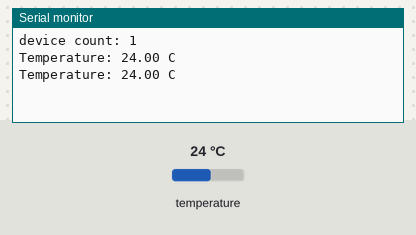
A sketch run on a simulated ESP8266 (Wemos D1 mini). Shown: the last lines printed to the serial monitor. Inputs (shaded band) come from the test bench; at power-on: temperature 24 °C.

Above: at 4.3 s.
4.4 s: temperature set to 12 °C
At 6.0 s:
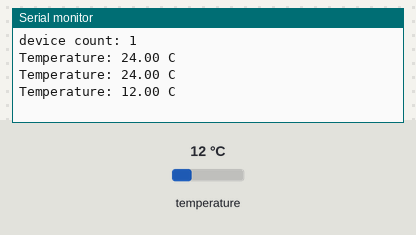
7.0 s: temperature set to 19 °C
At 8.5 s:
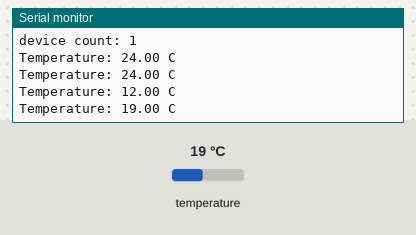
Timing chart, 0 to 10.0 s (numbered marks = the images above; inputs shaded):
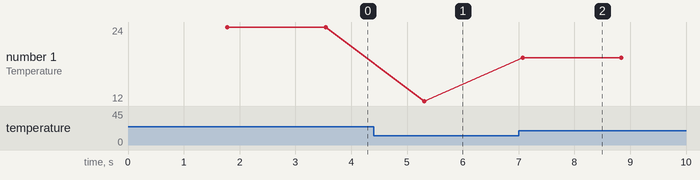

Measured:
- after the input at 4.4 s, the serial monitor: prints a new line after 0.91 s (image 1)
- after the input at 7.0 s, the serial monitor: prints a new line after 0.07 s (image 2)
- plotted number 1: 24 → 12 after the input at 4.4 s, 12 → 19 after the input at 7.0 s

The sketch:

WeMosD1_Thermometer_Example.ino
```cpp
#include <OneWire.h>
#include <DallasTemperature.h>

// Ez lehet, hogy megoldja a WeMos D1 R2-es problémát
//https://community.blynk.cc/t/wemos-esp8266-standalone-d1-r2-ds18b20/21052/6
//DeviceAddress insideThermometer = {0x28, 0xFF, 0x7D, 0x8B, 0xB5, 0x16, 0x05, 0x74  };;
//sensors.setResolution(insideThermometer, 9);


OneWire oneWire(D2);
DallasTemperature sensors(&oneWire);

void setup() {
  Serial.begin(9600);
  sensors.begin();
  Serial.println(String("device count: ") + sensors.getDeviceCount());
}

void loop() {
  delay(1000);
  sensors.requestTemperatures();
  Serial.println(String("Temperature: ") +
      String(sensors.getTempCByIndex(0)) + String(" C"));
}
```
